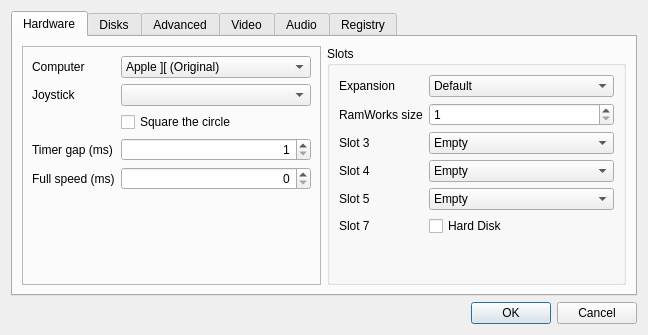
<?xml version="1.0" encoding="UTF-8"?>
<ui version="4.0">
 <class>Preferences</class>
 <widget class="QDialog" name="Preferences">
  <property name="geometry">
   <rect>
    <x>0</x>
    <y>0</y>
    <width>648</width>
    <height>335</height>
   </rect>
  </property>
  <property name="windowTitle">
   <string>Options</string>
  </property>
  <layout class="QGridLayout" name="gridLayout">
   <item row="1" column="0">
    <widget class="QDialogButtonBox" name="buttonBox">
     <property name="orientation">
      <enum>Qt::Horizontal</enum>
     </property>
     <property name="standardButtons">
      <set>QDialogButtonBox::Cancel|QDialogButtonBox::Ok</set>
     </property>
    </widget>
   </item>
   <item row="0" column="0">
    <widget class="QTabWidget" name="tabWidget">
     <property name="currentIndex">
      <number>0</number>
     </property>
     <widget class="QWidget" name="hardware">
      <attribute name="title">
       <string>Hardware</string>
      </attribute>
      <layout class="QGridLayout" name="gridLayout_3">
       <item row="0" column="2">
        <widget class="QGroupBox" name="groupBox_2">
         <property name="title">
          <string>Slots</string>
         </property>
         <layout class="QFormLayout" name="formLayout_2">
          <item row="5" column="0">
           <widget class="QLabel" name="label_8">
            <property name="text">
             <string>Slot 4</string>
            </property>
           </widget>
          </item>
          <item row="6" column="0">
           <widget class="QLabel" name="label_9">
            <property name="text">
             <string>Slot 5</string>
            </property>
           </widget>
          </item>
          <item row="7" column="0">
           <widget class="QLabel" name="label_10">
            <property name="text">
             <string>Slot 7</string>
            </property>
           </widget>
          </item>
          <item row="7" column="1">
           <widget class="QCheckBox" name="hd_7">
            <property name="text">
             <string>Hard Disk</string>
            </property>
           </widget>
          </item>
          <item row="1" column="0">
           <widget class="QLabel" name="label_12">
            <property name="text">
             <string>Expansion</string>
            </property>
           </widget>
          </item>
          <item row="1" column="1">
           <widget class="QComboBox" name="lc_0">
            <item>
             <property name="text">
              <string>Default</string>
             </property>
            </item>
            <item>
             <property name="text">
              <string>Language Card</string>
             </property>
            </item>
            <item>
             <property name="text">
              <string>Saturn 64</string>
             </property>
            </item>
            <item>
             <property name="text">
              <string>Saturn 128</string>
             </property>
            </item>
            <item>
             <property name="text">
              <string>RamWorks</string>
             </property>
            </item>
           </widget>
          </item>
          <item row="2" column="0">
           <widget class="QLabel" name="label_13">
            <property name="text">
             <string>RamWorks size</string>
            </property>
           </widget>
          </item>
          <item row="2" column="1">
           <widget class="QSpinBox" name="rw_size">
            <property name="minimum">
             <number>1</number>
            </property>
           </widget>
          </item>
          <item row="5" column="1">
           <widget class="QComboBox" name="slot4_combo">
            <item>
             <property name="text">
              <string>Empty</string>
             </property>
            </item>
            <item>
             <property name="text">
              <string>Mouse</string>
             </property>
            </item>
            <item>
             <property name="text">
              <string>Mockingboard</string>
             </property>
            </item>
            <item>
             <property name="text">
              <string>Phasor</string>
             </property>
            </item>
           </widget>
          </item>
          <item row="6" column="1">
           <widget class="QComboBox" name="slot5_combo">
            <item>
             <property name="text">
              <string>Empty</string>
             </property>
            </item>
            <item>
             <property name="text">
              <string>CP/M</string>
             </property>
            </item>
            <item>
             <property name="text">
              <string>Mockingboard</string>
             </property>
            </item>
            <item>
             <property name="text">
              <string>SAM/DAC</string>
             </property>
            </item>
           </widget>
          </item>
          <item row="4" column="0">
           <widget class="QLabel" name="label_21">
            <property name="text">
             <string>Slot 3</string>
            </property>
           </widget>
          </item>
          <item row="4" column="1">
           <widget class="QComboBox" name="slot3_combo">
            <item>
             <property name="text">
              <string>Empty</string>
             </property>
            </item>
            <item>
             <property name="text">
              <string>Uthernet</string>
             </property>
            </item>
            <item>
             <property name="text">
              <string>Uthernet II</string>
             </property>
            </item>
            <item>
             <property name="text">
              <string>Video HD</string>
             </property>
            </item>
           </widget>
          </item>
         </layout>
        </widget>
       </item>
       <item row="0" column="1">
        <widget class="QFrame" name="frame">
         <property name="frameShape">
          <enum>QFrame::StyledPanel</enum>
         </property>
         <property name="frameShadow">
          <enum>QFrame::Raised</enum>
         </property>
         <layout class="QFormLayout" name="formLayout">
          <item row="0" column="1">
           <widget class="QComboBox" name="apple2Type">
            <item>
             <property name="text">
              <string>Apple ][ (Original)</string>
             </property>
            </item>
            <item>
             <property name="text">
              <string>Apple ][+</string>
             </property>
            </item>
            <item>
             <property name="text">
              <string>Apple ][ J-Plus</string>
             </property>
            </item>
            <item>
             <property name="text">
              <string>Apple //e</string>
             </property>
            </item>
            <item>
             <property name="text">
              <string>Enhanced Apple //e</string>
             </property>
            </item>
            <item>
             <property name="text">
              <string>Pravets 82</string>
             </property>
            </item>
            <item>
             <property name="text">
              <string>Pravets 8M</string>
             </property>
            </item>
            <item>
             <property name="text">
              <string>Pravets 8A</string>
             </property>
            </item>
            <item>
             <property name="text">
              <string>Base64A</string>
             </property>
            </item>
            <item>
             <property name="text">
              <string>TK3000 //e</string>
             </property>
            </item>
           </widget>
          </item>
          <item row="0" column="0">
           <widget class="QLabel" name="label_5">
            <property name="text">
             <string>Computer</string>
            </property>
           </widget>
          </item>
          <item row="1" column="0">
           <widget class="QLabel" name="label_6">
            <property name="text">
             <string>Joystick</string>
            </property>
           </widget>
          </item>
          <item row="1" column="1">
           <widget class="QComboBox" name="joystick"/>
          </item>
          <item row="3" column="1">
           <widget class="QSpinBox" name="timer_gap">
            <property name="alignment">
             <set>Qt::AlignRight|Qt::AlignTrailing|Qt::AlignVCenter</set>
            </property>
            <property name="minimum">
             <number>1</number>
            </property>
            <property name="maximum">
             <number>1000</number>
            </property>
           </widget>
          </item>
          <item row="3" column="0">
           <widget class="QLabel" name="label_18">
            <property name="text">
             <string>Timer gap (ms)</string>
            </property>
           </widget>
          </item>
          <item row="4" column="0">
           <widget class="QLabel" name="label_19">
            <property name="text">
             <string>Full speed (ms)</string>
            </property>
           </widget>
          </item>
          <item row="4" column="1">
           <widget class="QSpinBox" name="full_ms">
            <property name="alignment">
             <set>Qt::AlignRight|Qt::AlignTrailing|Qt::AlignVCenter</set>
            </property>
           </widget>
          </item>
          <item row="2" column="1">
           <widget class="QCheckBox" name="squareCircle">
            <property name="text">
             <string>Square the circle</string>
            </property>
           </widget>
          </item>
         </layout>
        </widget>
       </item>
      </layout>
     </widget>
     <widget class="QWidget" name="disks">
      <attribute name="title">
       <string>Disks</string>
      </attribute>
      <layout class="QGridLayout" name="gridLayout_2">
       <item row="5" column="2">
        <widget class="QComboBox" name="hd2">
         <property name="sizePolicy">
          <sizepolicy hsizetype="Expanding" vsizetype="Fixed">
           <horstretch>0</horstretch>
           <verstretch>0</verstretch>
          </sizepolicy>
         </property>
        </widget>
       </item>
       <item row="4" column="0">
        <widget class="QLabel" name="label_3">
         <property name="text">
          <string>HD 1</string>
         </property>
        </widget>
       </item>
       <item row="2" column="0">
        <widget class="QLabel" name="label">
         <property name="text">
          <string>Disk 1</string>
         </property>
        </widget>
       </item>
       <item row="2" column="2">
        <widget class="QComboBox" name="disk1">
         <property name="sizePolicy">
          <sizepolicy hsizetype="Expanding" vsizetype="Fixed">
           <horstretch>0</horstretch>
           <verstretch>0</verstretch>
          </sizepolicy>
         </property>
         <property name="editable">
          <bool>false</bool>
         </property>
         <item>
          <property name="text">
           <string>Empty</string>
          </property>
         </item>
        </widget>
       </item>
       <item row="3" column="0">
        <widget class="QLabel" name="label_2">
         <property name="text">
          <string>Disk 2</string>
         </property>
        </widget>
       </item>
       <item row="3" column="2">
        <widget class="QComboBox" name="disk2">
         <property name="sizePolicy">
          <sizepolicy hsizetype="Expanding" vsizetype="Fixed">
           <horstretch>0</horstretch>
           <verstretch>0</verstretch>
          </sizepolicy>
         </property>
        </widget>
       </item>
       <item row="4" column="2">
        <widget class="QComboBox" name="hd1">
         <property name="sizePolicy">
          <sizepolicy hsizetype="Expanding" vsizetype="Fixed">
           <horstretch>0</horstretch>
           <verstretch>0</verstretch>
          </sizepolicy>
         </property>
         <item>
          <property name="text">
           <string>Empty</string>
          </property>
         </item>
        </widget>
       </item>
       <item row="5" column="0">
        <widget class="QLabel" name="label_4">
         <property name="text">
          <string>HD 2</string>
         </property>
        </widget>
       </item>
       <item row="2" column="3">
        <widget class="QPushButton" name="browse_disk1">
         <property name="text">
          <string>Browse...</string>
         </property>
        </widget>
       </item>
       <item row="3" column="3">
        <widget class="QPushButton" name="browse_disk2">
         <property name="text">
          <string>Browse...</string>
         </property>
        </widget>
       </item>
       <item row="4" column="3">
        <widget class="QPushButton" name="browse_hd1">
         <property name="text">
          <string>Browse...</string>
         </property>
        </widget>
       </item>
       <item row="5" column="3">
        <widget class="QPushButton" name="browse_hd2">
         <property name="text">
          <string>Browse...</string>
         </property>
        </widget>
       </item>
       <item row="0" column="2">
        <widget class="QCheckBox" name="enhanced_speed">
         <property name="text">
          <string>Enhanced Speed</string>
         </property>
        </widget>
       </item>
      </layout>
     </widget>
     <widget class="QWidget" name="advanced">
      <attribute name="title">
       <string>Advanced</string>
      </attribute>
      <layout class="QVBoxLayout" name="verticalLayout">
       <item>
        <widget class="QGroupBox" name="groupBox">
         <property name="title">
          <string>Save State</string>
         </property>
         <layout class="QGridLayout" name="gridLayout_6">
          <item row="0" column="0">
           <widget class="QLabel" name="label_7">
            <property name="text">
             <string>Filename</string>
            </property>
           </widget>
          </item>
          <item row="0" column="1">
           <widget class="QLineEdit" name="save_state"/>
          </item>
          <item row="0" column="2">
           <widget class="QPushButton" name="browse_ss">
            <property name="text">
             <string>Browse</string>
            </property>
           </widget>
          </item>
         </layout>
        </widget>
       </item>
       <item>
        <widget class="QGroupBox" name="groupBox_3">
         <property name="title">
          <string>Screenshot</string>
         </property>
         <layout class="QGridLayout" name="gridLayout_5">
          <item row="0" column="0">
           <widget class="QLabel" name="label_11">
            <property name="text">
             <string>Template</string>
            </property>
           </widget>
          </item>
          <item row="0" column="1">
           <widget class="QLineEdit" name="screenshot"/>
          </item>
         </layout>
        </widget>
       </item>
       <item>
        <widget class="QGroupBox" name="groupBox_4">
         <property name="title">
          <string>Printer</string>
         </property>
         <layout class="QGridLayout" name="gridLayout_9">
          <item row="0" column="0">
           <widget class="QLabel" name="label_20">
            <property name="text">
             <string>Filename</string>
            </property>
           </widget>
          </item>
          <item row="0" column="1">
           <widget class="QLineEdit" name="printer_filename"/>
          </item>
          <item row="0" column="2">
           <widget class="QPushButton" name="browse_pf">
            <property name="text">
             <string>Browse</string>
            </property>
           </widget>
          </item>
         </layout>
        </widget>
       </item>
      </layout>
     </widget>
     <widget class="QWidget" name="video">
      <attribute name="title">
       <string>Video</string>
      </attribute>
      <layout class="QGridLayout" name="gridLayout_8">
       <item row="0" column="0">
        <widget class="QFrame" name="frame_2">
         <property name="frameShape">
          <enum>QFrame::StyledPanel</enum>
         </property>
         <property name="frameShadow">
          <enum>QFrame::Raised</enum>
         </property>
         <layout class="QFormLayout" name="formLayout_3">
          <item row="0" column="0">
           <widget class="QLabel" name="label_17">
            <property name="text">
             <string>Mode</string>
            </property>
           </widget>
          </item>
          <item row="0" column="1">
           <widget class="QComboBox" name="video_type">
            <item>
             <property name="text">
              <string>Monochrome (Custom)</string>
             </property>
            </item>
            <item>
             <property name="text">
              <string>Color (Composite Idealized)</string>
             </property>
            </item>
            <item>
             <property name="text">
              <string>Color (RGB Card/Monitor)</string>
             </property>
            </item>
            <item>
             <property name="text">
              <string>Color (Composite Monitor)</string>
             </property>
            </item>
            <item>
             <property name="text">
              <string>Color TV</string>
             </property>
            </item>
            <item>
             <property name="text">
              <string>B&amp;W TV</string>
             </property>
            </item>
            <item>
             <property name="text">
              <string>Monochrome (Amber)</string>
             </property>
            </item>
            <item>
             <property name="text">
              <string>Monochrome (Green)</string>
             </property>
            </item>
            <item>
             <property name="text">
              <string>Monochtome (White)</string>
             </property>
            </item>
           </widget>
          </item>
          <item row="1" column="1">
           <widget class="QCheckBox" name="scan_lines">
            <property name="text">
             <string>50% Scan lines</string>
            </property>
           </widget>
          </item>
          <item row="2" column="1">
           <widget class="QCheckBox" name="vertical_blend">
            <property name="text">
             <string>Vertical blend</string>
            </property>
           </widget>
          </item>
          <item row="3" column="1">
           <widget class="QCheckBox" name="hz_50">
            <property name="text">
             <string>50 Hz</string>
            </property>
           </widget>
          </item>
          <item row="4" column="1">
           <widget class="QPushButton" name="colorButton">
            <property name="text">
             <string>Monochrome color</string>
            </property>
           </widget>
          </item>
         </layout>
        </widget>
       </item>
      </layout>
     </widget>
     <widget class="QWidget" name="audio">
      <attribute name="title">
       <string>Audio</string>
      </attribute>
      <layout class="QGridLayout" name="gridLayout_7">
       <item row="1" column="1">
        <widget class="QSlider" name="speaker_volume">
         <property name="orientation">
          <enum>Qt::Horizontal</enum>
         </property>
        </widget>
       </item>
       <item row="1" column="0">
        <widget class="QLabel" name="label_16">
         <property name="text">
          <string>Speaker volume</string>
         </property>
        </widget>
       </item>
       <item row="0" column="0">
        <widget class="QLabel" name="label_14">
         <property name="text">
          <string>Audio buffer (ms)</string>
         </property>
        </widget>
       </item>
       <item row="0" column="1">
        <widget class="QSpinBox" name="audio_buffer">
         <property name="alignment">
          <set>Qt::AlignRight|Qt::AlignTrailing|Qt::AlignVCenter</set>
         </property>
         <property name="maximum">
          <number>1000</number>
         </property>
         <property name="singleStep">
          <number>50</number>
         </property>
        </widget>
       </item>
       <item row="2" column="0">
        <widget class="QLabel" name="label_15">
         <property name="text">
          <string>Mockingboard volume</string>
         </property>
        </widget>
       </item>
       <item row="2" column="1">
        <widget class="QSlider" name="mb_volume">
         <property name="orientation">
          <enum>Qt::Horizontal</enum>
         </property>
        </widget>
       </item>
      </layout>
     </widget>
     <widget class="QWidget" name="registry">
      <attribute name="title">
       <string>Registry</string>
      </attribute>
      <layout class="QGridLayout" name="gridLayout_4">
       <item row="0" column="0">
        <widget class="QTreeWidget" name="registryTree">
         <column>
          <property name="text">
           <string>Key</string>
          </property>
         </column>
         <column>
          <property name="text">
           <string>Value</string>
          </property>
         </column>
        </widget>
       </item>
      </layout>
     </widget>
    </widget>
   </item>
  </layout>
 </widget>
 <resources/>
 <connections>
  <connection>
   <sender>buttonBox</sender>
   <signal>accepted()</signal>
   <receiver>Preferences</receiver>
   <slot>accept()</slot>
   <hints>
    <hint type="sourcelabel">
     <x>248</x>
     <y>254</y>
    </hint>
    <hint type="destinationlabel">
     <x>157</x>
     <y>274</y>
    </hint>
   </hints>
  </connection>
  <connection>
   <sender>buttonBox</sender>
   <signal>rejected()</signal>
   <receiver>Preferences</receiver>
   <slot>reject()</slot>
   <hints>
    <hint type="sourcelabel">
     <x>316</x>
     <y>260</y>
    </hint>
    <hint type="destinationlabel">
     <x>286</x>
     <y>274</y>
    </hint>
   </hints>
  </connection>
 </connections>
</ui>
